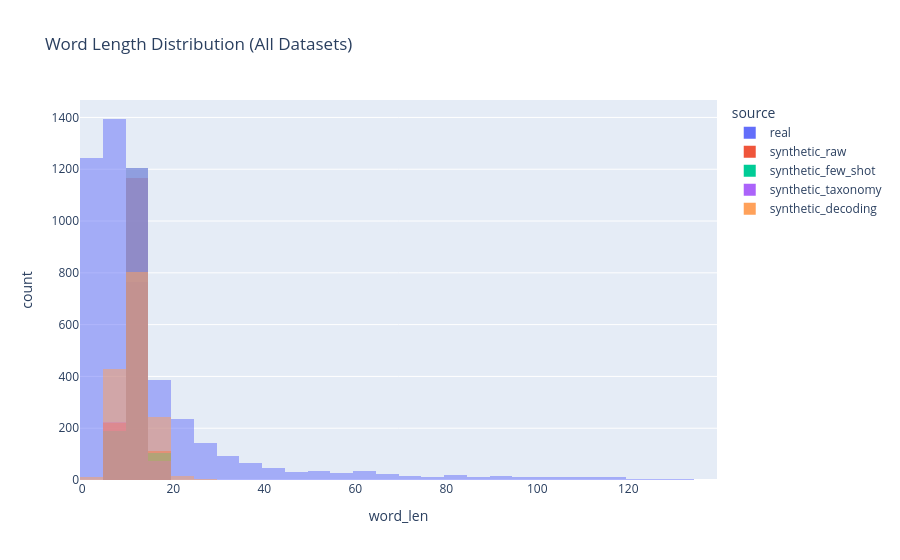

Write notebook code for a chart like this one.
### Code cell
import plotly.express as px
import pandas as pd

plot_df = []

for name, df in datasets.items():
    tmp = df.copy()
    tmp["source"] = name
    plot_df.append(tmp)

plot_df = pd.concat(plot_df)

fig = px.histogram(
    plot_df,
    x="word_len",
    color="source",
    nbins=50,
    barmode="overlay",
    opacity=0.5,
    title="Word Length Distribution (All Datasets)"
)
fig.show()

### Figure 1 — Plotly figure (JSON) as saved in the notebook; plotly's stock layout.template omitted (floating-point values rounded to 4 significant figures; data arrays with more than 128 entries replaced by an {"elided": "..."} marker saying what was removed)
{"data": [{"bingroup": "x", "hovertemplate": "source=real<br>word_len=%{x}<br>count=%{y}<extra></extra>", "legendgroup": "real", "marker": {"color": "#636efa", "opacity": 0.5, "pattern": {"shape": ""}}, "name": "real", "nbinsx": 50, "orientation": "v", "showlegend": true, "type": "histogram", "x": {"elided": "4649 int values"}, "xaxis": "x", "yaxis": "y"}, {"bingroup": "x", "hovertemplate": "source=synthetic_raw<br>word_len=%{x}<br>count=%{y}<extra></extra>", "legendgroup": "synthetic_raw", "marker": {"color": "#EF553B", "opacity": 0.5, "pattern": {"shape": ""}}, "name": "synthetic_raw", "nbinsx": 50, "orientation": "v", "showlegend": true, "type": "histogram", "x": {"elided": "1500 int values"}, "xaxis": "x", "yaxis": "y"}, {"bingroup": "x", "hovertemplate": "source=synthetic_few_shot<br>word_len=%{x}<br>count=%{y}<extra></extra>", "legendgroup": "synthetic_few_shot", "marker": {"color": "#00cc96", "opacity": 0.5, "pattern": {"shape": ""}}, "name": "synthetic_few_shot", "nbinsx": 50, "orientation": "v", "showlegend": true, "type": "histogram", "x": {"elided": "1500 int values"}, "xaxis": "x", "yaxis": "y"}, {"bingroup": "x", "hovertemplate": "source=synthetic_taxonomy<br>word_len=%{x}<br>count=%{y}<extra></extra>", "legendgroup": "synthetic_taxonomy", "marker": {"color": "#ab63fa", "opacity": 0.5, "pattern": {"shape": ""}}, "name": "synthetic_taxonomy", "nbinsx": 50, "orientation": "v", "showlegend": true, "type": "histogram", "x": {"elided": "1500 int values"}, "xaxis": "x", "yaxis": "y"}, {"bingroup": "x", "hovertemplate": "source=synthetic_decoding<br>word_len=%{x}<br>count=%{y}<extra></extra>", "legendgroup": "synthetic_decoding", "marker": {"color": "#FFA15A", "opacity": 0.5, "pattern": {"shape": ""}}, "name": "synthetic_decoding", "nbinsx": 50, "orientation": "v", "showlegend": true, "type": "histogram", "x": {"elided": "1500 int values"}, "xaxis": "x", "yaxis": "y"}], "layout": {"barmode": "overlay", "legend": {"title": {"text": "source"}, "tracegroupgap": 0}, "title": {"text": "Word Length Distribution (All Datasets)"}, "xaxis": {"anchor": "y", "domain": [0, 1], "title": {"text": "word_len"}}, "yaxis": {"anchor": "x", "domain": [0, 1], "title": {"text": "count"}}}}
